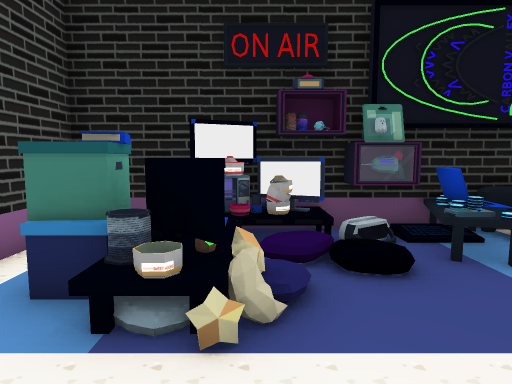
view 1 (above)

14 first-person views from a walk through a scene from a Unity 3-D project. The camera is 1.5 m above the floor, tilts 6° down and sees 75° across. The floor is counted in squares, 1 m on a side. Each view is taken from the middle of a square. On the plan, view 1 faces up. The plan holds only what a view shows up to about 15 squares ahead; the rest is blank. The place goes on beyond the plan. Some animated figures are left out.

view 2
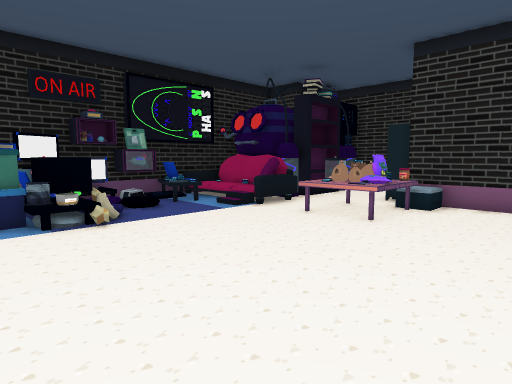

view 3
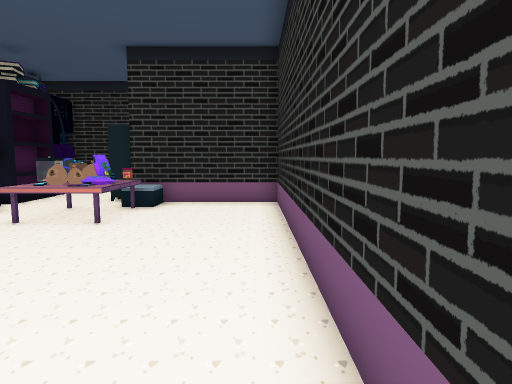

view 4
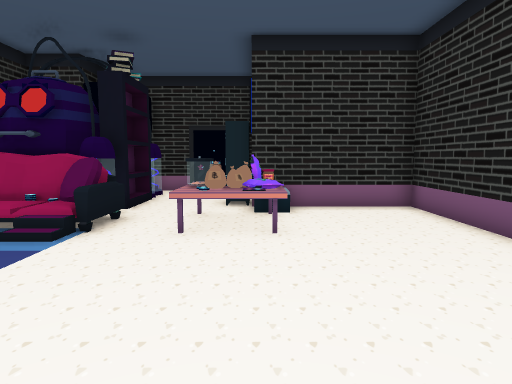

view 5
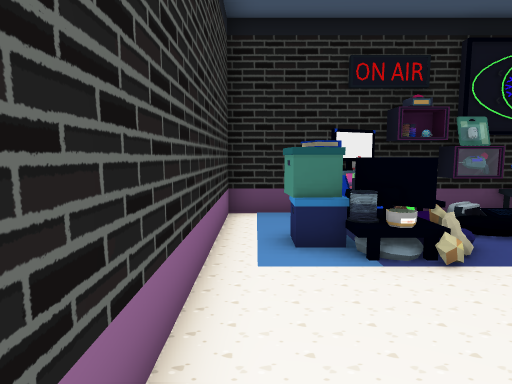

view 6
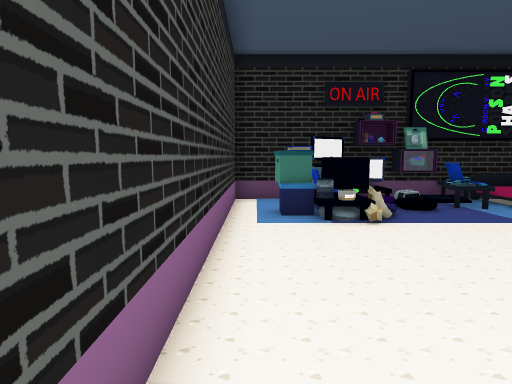

view 7
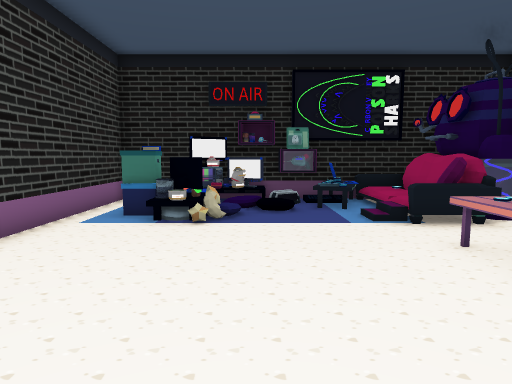

view 8
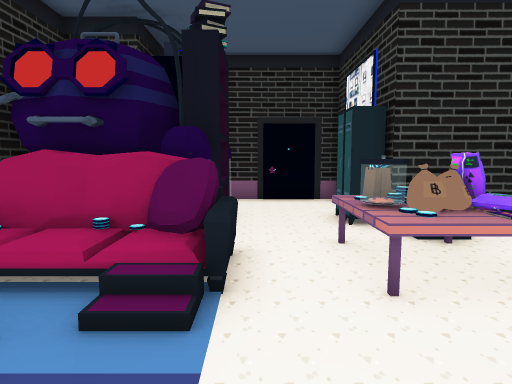

view 9
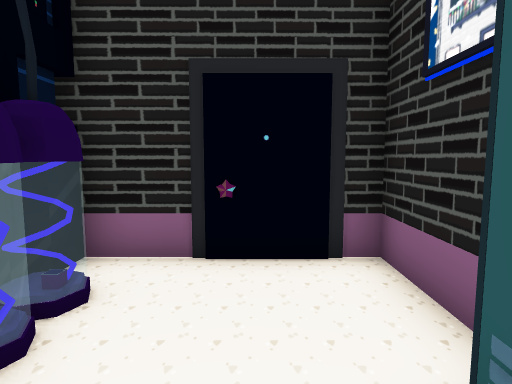

view 10
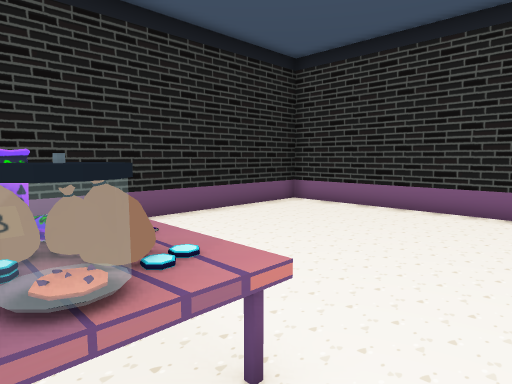

view 11
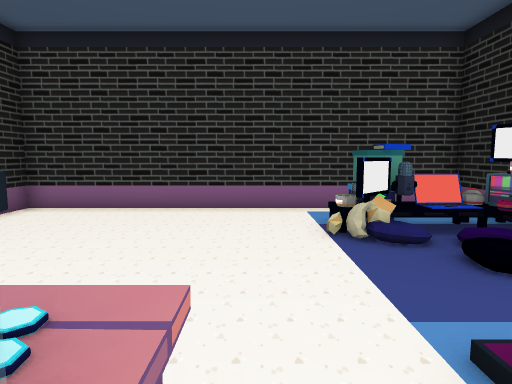

view 12
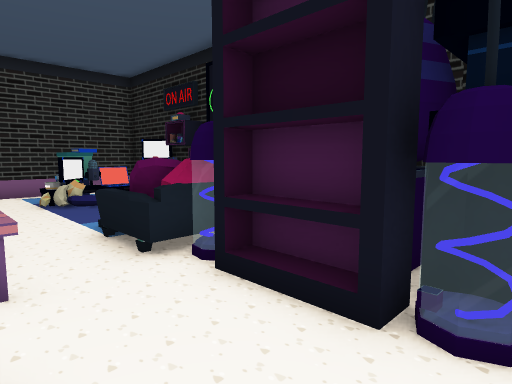

view 13
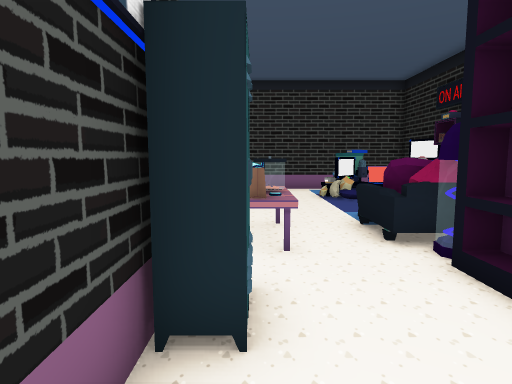

view 14
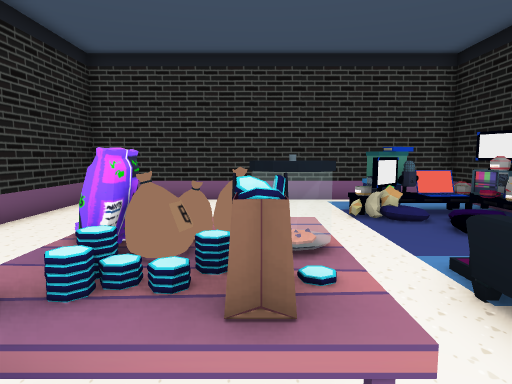

### Floor plan
Key: @ floor where view 1 was taken; # wall or solid block; . main floor; : floor 0.25 m higher than the main floor; + floor 0.5 m higher than the main floor; / step, stairs or slope; = window, fence, low wall or low ledge; ^ raised ledge; T TV; C cup; B books; K bookshelf; J jar; L locker.
Columns run from 4 left of view 1 to 13 right of it. Each row starts with its distance up from view 1.
  7 ############
  6 #..TC###^+=#
  5 #..=:/#^^/###
  4 #.B=#//../^#######
  3 #..==...//=#BK##.#
  2 #................#
  1 #................#
  0 #...@....^J^.L...#
 -1 #........^^^^#####
 -2 #..........^^
 -3 #...........#
 -4 #...........#
 -5 #...........#
 -6 #############

Where each view was taken, in squares from view 1:
view 1: 0 up, 0 right, facing up
view 2: 5 down, 3 left, facing up-right
view 3: 5 down, 3 left, facing right
view 4: 1 down, 2 left, facing right
view 5: 2 down, 3 left, facing up
view 6: 5 down, 3 left, facing up
view 7: 5 down, 1 right, facing up
view 8: 2 up, 1 right, facing right
view 9: 1 up, 8 right, facing right
view 10: 2 up, 6 right, facing down-left
view 11: 1 up, 6 right, facing left
view 12: 0 up, 11 right, facing up-left
view 13: 0 up, 12 right, facing left
view 14: 0 up, 8 right, facing left
